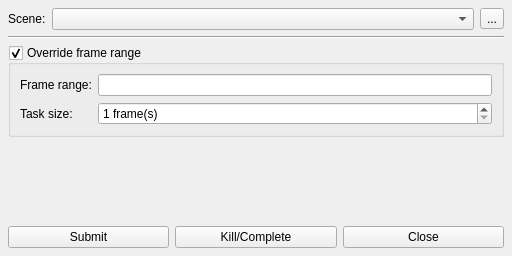
<?xml version="1.0" encoding="UTF-8"?>
<ui version="4.0">
 <class>Dialog</class>
 <widget class="QDialog" name="Dialog">
  <property name="geometry">
   <rect>
    <x>0</x>
    <y>0</y>
    <width>512</width>
    <height>256</height>
   </rect>
  </property>
  <property name="windowTitle">
   <string>Submit Command-Line Render</string>
  </property>
  <layout class="QVBoxLayout" name="verticalLayout_2">
   <property name="margin">
    <number>8</number>
   </property>
   <item>
    <widget class="QFrame" name="main_frame">
     <property name="frameShape">
      <enum>QFrame::NoFrame</enum>
     </property>
     <property name="frameShadow">
      <enum>QFrame::Plain</enum>
     </property>
     <property name="lineWidth">
      <number>0</number>
     </property>
     <layout class="QVBoxLayout" name="verticalLayout">
      <property name="margin">
       <number>0</number>
      </property>
      <item>
       <layout class="QHBoxLayout" name="scene_horizontalLayout">
        <item>
         <widget class="QLabel" name="scene_label">
          <property name="text">
           <string>Scene:</string>
          </property>
         </widget>
        </item>
        <item>
         <widget class="QComboBox" name="scene_comboBox">
          <property name="sizePolicy">
           <sizepolicy hsizetype="Expanding" vsizetype="Fixed">
            <horstretch>0</horstretch>
            <verstretch>0</verstretch>
           </sizepolicy>
          </property>
          <property name="editable">
           <bool>false</bool>
          </property>
          <property name="maxCount">
           <number>10</number>
          </property>
          <property name="insertPolicy">
           <enum>QComboBox::InsertAtTop</enum>
          </property>
         </widget>
        </item>
        <item>
         <widget class="QToolButton" name="sceneBrowse_toolButton">
          <property name="text">
           <string>...</string>
          </property>
         </widget>
        </item>
       </layout>
      </item>
      <item>
       <widget class="Line" name="line">
        <property name="orientation">
         <enum>Qt::Horizontal</enum>
        </property>
       </widget>
      </item>
      <item>
       <widget class="QGroupBox" name="overrideFrameRange_groupBox">
        <property name="toolTip">
         <string>Allows the frame range(s) to be explicitly stated. If unchecked, the start and end frames will be read from the scene</string>
        </property>
        <property name="title">
         <string>Override frame range</string>
        </property>
        <property name="checkable">
         <bool>true</bool>
        </property>
        <layout class="QFormLayout" name="formLayout">
         <item row="2" column="0">
          <widget class="QLabel" name="taskSize_label">
           <property name="text">
            <string>Task size:</string>
           </property>
          </widget>
         </item>
         <item row="2" column="1">
          <widget class="QSpinBox" name="taskSize_spinBox">
           <property name="toolTip">
            <string>How many frames to submit for each task</string>
           </property>
           <property name="suffix">
            <string> frame(s)</string>
           </property>
           <property name="minimum">
            <number>1</number>
           </property>
          </widget>
         </item>
         <item row="0" column="0">
          <widget class="QLabel" name="frameRange_label">
           <property name="text">
            <string>Frame range:</string>
           </property>
          </widget>
         </item>
         <item row="0" column="1">
          <widget class="QLineEdit" name="frameRange_lineEdit">
           <property name="toolTip">
            <string>List of frames to be rendered. Individual frames should be separated with commas, and sequences can be specified using a hyphen, e.g. 1, 5-10</string>
           </property>
           <property name="text">
            <string/>
           </property>
          </widget>
         </item>
        </layout>
       </widget>
      </item>
     </layout>
    </widget>
   </item>
   <item>
    <spacer name="verticalSpacer">
     <property name="orientation">
      <enum>Qt::Vertical</enum>
     </property>
     <property name="sizeHint" stdset="0">
      <size>
       <width>20</width>
       <height>12</height>
      </size>
     </property>
    </spacer>
   </item>
   <item>
    <layout class="QHBoxLayout" name="buttonBox_horizontalLayout">
     <item>
      <widget class="QPushButton" name="submit_pushButton">
       <property name="text">
        <string>Submit</string>
       </property>
       <property name="autoDefault">
        <bool>false</bool>
       </property>
      </widget>
     </item>
     <item>
      <widget class="QPushButton" name="killComplete_pushButton">
       <property name="text">
        <string>Kill/Complete</string>
       </property>
       <property name="autoDefault">
        <bool>false</bool>
       </property>
      </widget>
     </item>
     <item>
      <widget class="QPushButton" name="close_pushButton">
       <property name="text">
        <string>Close</string>
       </property>
       <property name="autoDefault">
        <bool>false</bool>
       </property>
      </widget>
     </item>
    </layout>
   </item>
  </layout>
 </widget>
 <tabstops>
  <tabstop>submit_pushButton</tabstop>
  <tabstop>killComplete_pushButton</tabstop>
  <tabstop>close_pushButton</tabstop>
  <tabstop>scene_comboBox</tabstop>
  <tabstop>sceneBrowse_toolButton</tabstop>
  <tabstop>overrideFrameRange_groupBox</tabstop>
  <tabstop>frameRange_lineEdit</tabstop>
  <tabstop>taskSize_spinBox</tabstop>
 </tabstops>
 <resources/>
 <connections/>
</ui>
